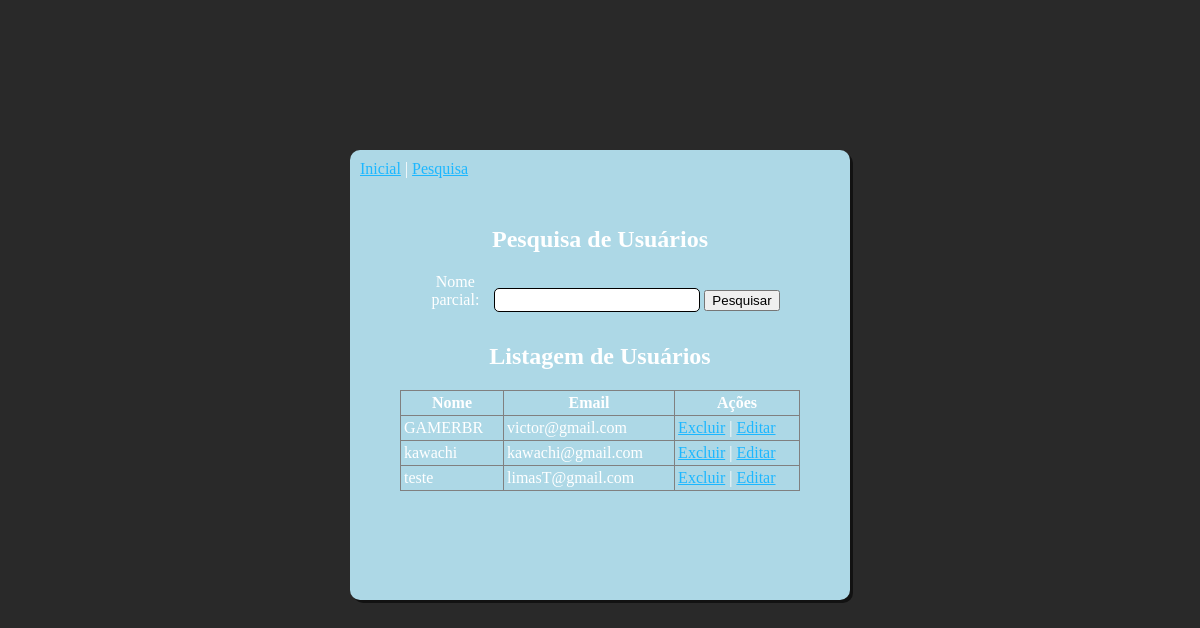
Screenshot of /benkyo_project/pesquisa.php with the database file from the repository.
### tables this page shows
CREATE TABLE `usuario` (
  `id` int(11) NOT NULL,
  `nome` varchar(100) NOT NULL,
  `email` varchar(100) NOT NULL,
  `senha` varchar(255) NOT NULL,
  `rb` varchar(255) NOT NULL
);

### benkyo_project/pesquisa.php (the view, shortened to what this page needs)
<!DOCTYPE html>
<html lang='pt-br'>
	<head>
		<link rel="stylesheet" href="pesquisa.css">
	</head>
	<body>
		<div class="box-center">
			<div class="box">
			<div id="link">
			<a href='index.php'>Inicial</a>
			|
			<a href='pesquisa.php'>Pesquisa</a>
			</div>
			<br>
		<h2 align="center">Pesquisa de Usuários</h2>
		<div class="pesquisa">
			<form method="post" action="pesquisa.php">
				<label align="center">Nome parcial:</label>
				<input type="text" name="nome" />
				<button type="submit">Pesquisar</button>
			</form>
		</div>
		<h2 align="center">Listagem de Usuários</h2>
		<table border>
			<tr>
				<th>Nome</th>
				<th>Email</th>
				<th>Ações</th>
			</tr>
		<?php
			$nome = '';
			$datasource = 'mysql:host=localhost;dbname=benkyo_project';
			$user = 'root';
			$pass = 'vertrigo';
			$db = new PDO($datasource, $user, $pass);
			$query = "SELECT * FROM usuario WHERE nome LIKE '%$nome%'";
			$stm = $db -> prepare($query);
			if ($stm -> execute()) {
				$result = $stm->fetchAll(PDO::FETCH_ASSOC);
				foreach($result as $row) {
					$id = $row['id'];
					$nome = $row['nome'];
					$email = $row['email'];
					print "<tr>
					<td>$nome</td>
					<td>$email</td>
					<td><a href='delete.php?id=$id'>Excluir</a> |
					<a href='edita.php?id=$id'>Editar</a></td>
					</tr>";
				}
			} else {
				print '<p>Erro ao listar usuários!</p>';
			}
		?>
		</table>
		</div>
		</div>
	</body>
</html>

### benkyo_project/pesquisa.css (style rules this page uses)
.box-center { height: 500px; width: 500px; position: absolute; left: 50%; top: 50%; transform: translate(-50%, -50%) ; }
.box { width: 500px; min-height: 450px; background-color: lightblue; border-radius: 10px; box-shadow: 3px 3px rgba(0, 0, 0, 0.562); }
label { width: 70px; padding-bottom:15px ; display: inline-block; }
input { border-radius: 5px; border:solid black 1px ; width: 200px; height:20px; }
body { background-color: #292929;; color: white; }
table { border-collapse: collapse ; transform: translate(-50%,0%); left: 50%; position: absolute; width: 400px; }
th, td { padding: 3px; }
a { color: rgb(28, 183, 255); }
#link { height: fit-content; width: fit-content; padding: 10px; }
.pesquisa { height: 50px; width: fit-content; margin-left: auto; margin-right: auto; }

### rows the page displays
usuario: nome "GAMERBR", email "victor@gmail.com"
usuario: nome "kawachi", email "kawachi@gmail.com"
usuario: nome "teste", email "limasT@gmail.com"
